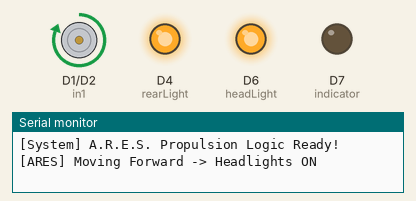
The sketch below on a simulated ESP8266 (NodeMCU). Shown: motor-driver pin pairs drawn as motors (green arrow = first pin HIGH = forward, orange = second pin HIGH = backward, longer = more drive), output pins drawn as LEDs (lit = HIGH), the last lines printed to the serial monitor.

Above: at 1.0 s.
At 2.9 s:
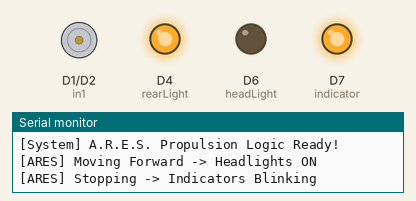
At 4.7 s:
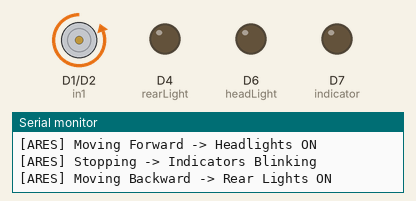
At 7.0 s:
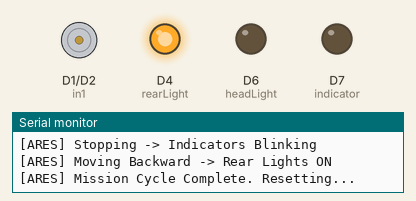
Timing chart, 0 to 9.6 s (numbered marks = the images above):
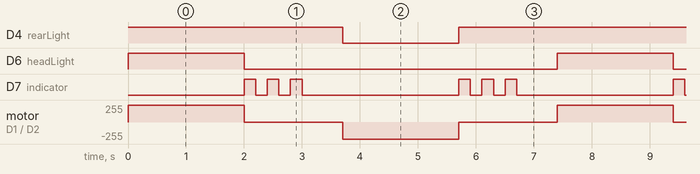

The sketch:

Motor_Driver_Logic_Test.ino
```cpp
/*
 * Project: A.R.E.S. (Autonomous Robotic Exploration System)
 * Module: Propulsion Unit (Motor Logic Test)
 * Author: Sayon Ghosh (CSE Undergraduate Student)
 * Architecture: Active Low Logic Implementation
 * Key Concept: H-Bridge Control & GPIO Sink Logic
 * * * Engineering Logic:
 * - The NodeMCU uses 3.3V logic, while the L298N controls 12V motors.
 * - Challenge: Direct GPIO control sometimes fails due to current limits.
 * - Solution: Implemented "Active Low" Logic for LED indicators on D4
 * to match the boot-safe configuration (Pull-up behavior).
 * - Motor Logic:
 * - Forward: IN1 HIGH, IN2 LOW
 * - Backward: IN1 LOW, IN2 HIGH
 * - Stop: IN1 LOW, IN2 LOW
 */

// Pin Definitions (A.R.E.S. Hardware Map)
int in1 = D1;        // Motor Input 1
int in2 = D2;        // Motor Input 2
int rearLight = D4;  // Red LED (Active Low Logic)
int headLight = D6;  // Yellow LED (Active High Logic)
int indicator = D7;  // Green LED (Active High Logic)

void setup() {
  // Initialize Motor Control Pins
  pinMode(in1, OUTPUT);
  pinMode(in2, OUTPUT);

  // Initialize LED Indicators
  pinMode(rearLight, OUTPUT);
  pinMode(headLight, OUTPUT);
  pinMode(indicator, OUTPUT);

  // Initial State: Safe Mode (Everything OFF)
  digitalWrite(rearLight, HIGH);   // Active Low: HIGH = OFF
  digitalWrite(headLight, LOW);    // Active High: LOW = OFF
  digitalWrite(indicator, LOW);    // Active High: LOW = OFF

  Serial.begin(115200);
  Serial.println("\n[System] A.R.E.S. Propulsion Logic Ready!");
}

void loop() {
  // --- STATE 1: FORWARD MOTION (CRUISE) ---
  Serial.println("[ARES] Moving Forward -> Headlights ON");
  digitalWrite(in1, HIGH);
  digitalWrite(in2, LOW);

  // Visuals
  digitalWrite(headLight, HIGH); // Headlight ON
  digitalWrite(rearLight, HIGH); // Rear Light OFF (Active Low)
  digitalWrite(indicator, LOW);  // Indicator OFF
  delay(2000);

  // --- STATE 2: STOP (IDLE) ---
  Serial.println("[ARES] Stopping -> Indicators Blinking");
  digitalWrite(in1, LOW);
  digitalWrite(in2, LOW);

  // Visuals
  digitalWrite(headLight, LOW);  // Headlight OFF
  digitalWrite(rearLight, HIGH); // Rear Light OFF

  // Blinking Effect (Parking Mode)
  for (int i=0; i<3; i++) {
      digitalWrite(indicator, HIGH);
      delay(200);
      digitalWrite(indicator, LOW);
      delay(200);
  }
  delay(500);

  // --- STATE 3: BACKWARD MOTION (RETREAT) ---
  Serial.println("[ARES] Moving Backward -> Rear Lights ON");
  digitalWrite(in1, LOW);
  digitalWrite(in2, HIGH);

  // Visuals
  digitalWrite(headLight, LOW);  // Headlight OFF
  digitalWrite(rearLight, LOW);  // Rear Light ON (Active Low: LOW = ON)
  digitalWrite(indicator, LOW);  // Indicator OFF
  delay(2000);

  // --- STATE 4: STOP (RESET) ---
  Serial.println("[ARES] Mission Cycle Complete. Resetting...");
  digitalWrite(in1, LOW);
  digitalWrite(in2, LOW);
  digitalWrite(rearLight, HIGH); // OFF

  // Blinking Effect
  for (int i=0; i<3; i++) {
      digitalWrite(indicator, HIGH);
      delay(200);
      digitalWrite(indicator, LOW);
      delay(200);
  }
  delay(500);
}
```

Measured:
- by itself, D4 (rearLight): alternates HIGH for 5.4 s and LOW for 2.0 s
- by itself, D6 (headLight): alternates HIGH for 2.0 s and LOW for 5.4 s
- by itself, D7 (indicator): repeats every 3.7 s: 2 × (LOW 0.20 s, HIGH 0.20 s), LOW 2.7 s, HIGH 0.20 s
- by itself, motor on D1 (in1) / D2 (in2): repeats every 7.4 s: stopped 1.7 s, backward 255/255 2.0 s, stopped 1.7 s, forward 255/255 2.0 s
